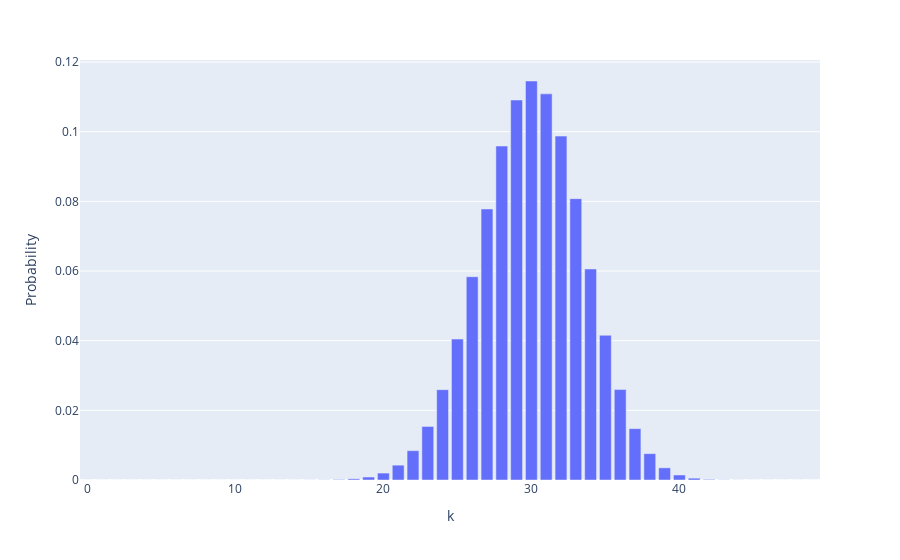

Notebook cell for this chart:
### Code cell
pdf = px.bar(df, x = "k", y = "Probability") 
pdf.show()

### Figure 1 — Plotly figure (JSON) as saved in the notebook; plotly's stock layout.template omitted (floating-point values rounded to 4 significant figures)
{"data": [{"hovertemplate": "k=%{x}<br>Probability=%{y}<extra></extra>", "legendgroup": "", "marker": {"color": "#636efa", "pattern": {"shape": ""}}, "name": "", "orientation": "v", "showlegend": false, "textposition": "auto", "type": "bar", "x": [0, 1, 2, 3, 4, 5, 6, 7, 8, 9, 10, 11, 12, 13, 14, 15, 16, 17, 18, 19, 20, 21, 22, 23, 24, 25, 26, 27, 28, 29, 30, 31, 32, 33, 34, 35, 36, 37, 38, 39, 40, 41, 42, 43, 44, 45, 46, 47, 48, 49], "xaxis": "x", "y": [1.268e-20, 9.507e-19, 3.494e-17, 8.386e-16, 1.478e-14, 2.04e-13, 2.295e-12, 2.163e-11, 1.744e-10, 1.221e-09, 7.509e-09, 4.096e-08, 1.997e-07, 8.755e-07, 3.471e-06, 1.249e-05, 4.1e-05, 0.000123, 0.0003382, 0.0008545, 0.001987, 0.004257, 0.008417, 0.01537, 0.02594, 0.04046, 0.05836, 0.07781, 0.09588, 0.1091, 0.1146, 0.1109, 0.09874, 0.08079, 0.06059, 0.04155, 0.02597, 0.01474, 0.007563, 0.003491, 0.00144, 0.0005268, 0.0001693, 4.725e-05, 1.128e-05, 2.255e-06, 3.677e-07, 4.694e-08, 4.401e-09, 2.694e-10], "yaxis": "y"}], "layout": {"barmode": "relative", "legend": {"tracegroupgap": 0}, "margin": {"t": 60}, "xaxis": {"anchor": "y", "domain": [0, 1], "title": {"text": "k"}}, "yaxis": {"anchor": "x", "domain": [0, 1], "title": {"text": "Probability"}}}}
